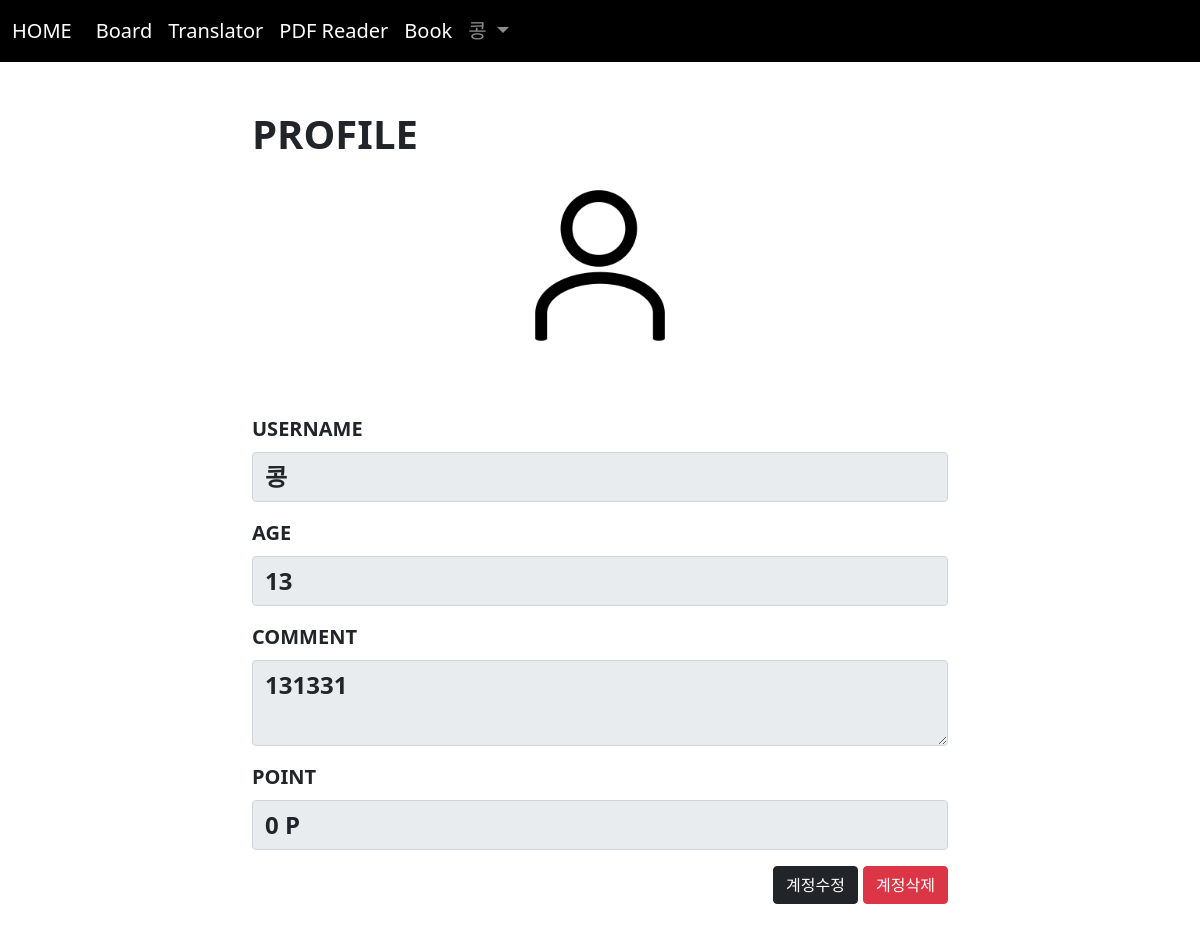
Page /acc/profile/ (signed in) on the committed database.
### acc/models.py (models this page shows)
class User(AbstractUser):
    comment=models.TextField()
    age=models.IntegerField(default=0)
    point=models.IntegerField(default=0)
    pic=models.ImageField(upload_to='acc/%y/%m')
    def getpic(self):
        if self.pic:
            return self.pic.url
        return "/media/noimage.png"

### acc/views.py (the view)
# urls.py: path('profile/', views.profile, name='profile'),
def profile(request):
    return render(request, 'acc/profile.html')

### template/acc/profile.html (shortened to what this page needs)
{% extends 'base.html' %}
{% block con %}
    <div class="container mt-5 mb-5" style="font-size: 20px; font-weight: bold; width: 60%;">
        <h1><b>PROFILE</b></h1>
        <div class="text-center">
            <img src="{{ user.getpic }}" height="200px">
        </div>
        <div class="mb-3 mt-5">
            <label class="form-label">USERNAME</label>
            <input type="text" value="{{user.username}}" disabled class="form-control" style="font-size: larger; font-weight: bold;" id="exampleInputEmail1" aria-describedby="emailHelp">
        </div>
        <div class="mb-3">
            <label class="form-label">AGE</label>
            <input type="text" value="{{user.age}}" style="font-size: larger; font-weight: bold;" disabled class="form-control" id="exampleInputEmail1" aria-describedby="emailHelp">
        </div>
        <div class="mb-3">
            <label class="form-label">COMMENT</label>
            <textarea class="form-control" disabled style="font-size: larger; font-weight: bold;">{{ user.comment }}</textarea>
        </div>
        <div class="mb-3">
            <label class="form-label">POINT</label>
            <input type="text" value="{{user.point}} P" style="font-size: larger; font-weight: bold;" disabled class="form-control" id="exampleInputEmail1" aria-describedby="emailHelp">
        </div>
        <div class="text-end">
            <a href="{% url 'acc:update' %}" class='btn btn-dark'>계정수정</a>
            <button type="button" class="btn btn-danger" data-bs-toggle="modal" data-bs-target="#exampleModal">
                계정삭제
            </button>
        </div>
    </div>
{% endblock %}

### template/base.html (shortened to what this page needs)
<!doctype html>
<html lang="en">
    <head>
        <link href="https://cdn.jsdelivr.net/npm/bootstrap@5.1.3/dist/css/bootstrap.min.css" rel="stylesheet">
    </head>
    <body>
        {% if user.is_authenticated %}
        <nav class="navbar navbar-expand-lg navbar-dark" style="background-color: rgb(0, 0, 0); font-size: 20px;">
            <div class="container-fluid">
                <a class="navbar-brand" href="{% url 'acc:index' %}">HOME</a>
                <div class="collapse navbar-collapse" id="navbarSupportedContent">
                    <ul class="navbar-nav me-auto mb-2 mb-lg-0">
                        <li class="nav-item">
                            <a class="nav-link active" aria-current="page" href="{% url 'board:index' %}">Board</a>
                        </li>
                        <li class="nav-item">
                            <a class="nav-link active" aria-current="page" href="{% url 'trans:translator' %}">Translator</a>
                        </li>
                        <li class="nav-item">
                            <a class="nav-link active" aria-current="page" href="{% url 'pdfread:pdfreader' %}">PDF Reader</a>
                        </li>
                        <li class="nav-item">
                            <a class="nav-link active" aria-current="page" href="{% url 'book:index' %}">Book</a>
                        </li>
                        <li class="nav-item dropdown">
                            <a class="nav-link dropdown-toggle" href="#" id="navbarDropdown" role="button" data-bs-toggle="dropdown" aria-expanded="false">
                                {{ user.username }}
                            </a>
                        </li>
                    </div>
                </div>
            </nav>
            {% block con %}
            {% endblock %}
        {% endif %}
    </body>
</html>

### rows in the picture
User: username "콩", age "13", comment "131331", point "0 P"
